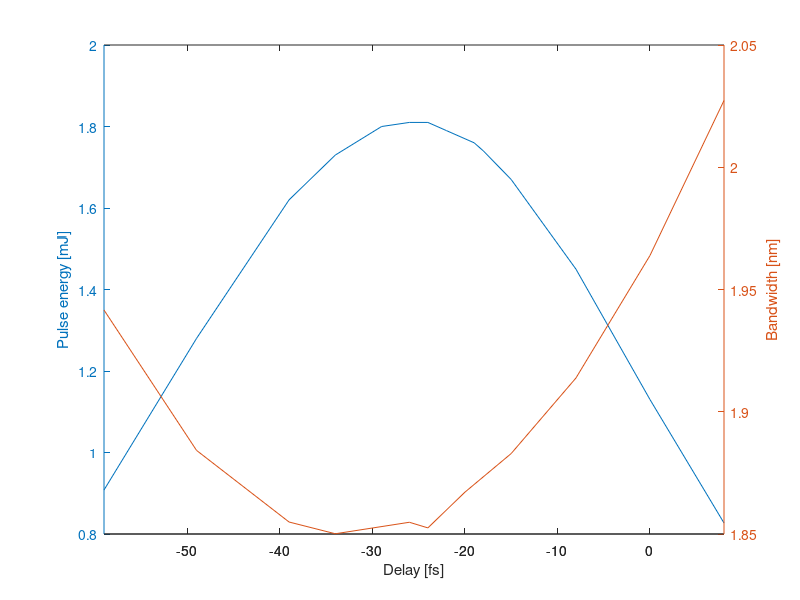

This figure's MATLAB source:
% 2d 785nm + 392.5nm 
% col1: delay in fs
% col2: output pulse energy in mJ
% col3: output peak irradiance in 1e10W/sq cm

data = [8, 0.827, 2.75;
    0, 1.13, 3.5;
    -8, 1.45, 4.15;
    -15, 1.67, 4.46;
    -18, 1.74, 4.48; 
    -19, 1.76, 4.49; 
    -20, 1.77, 4.48; 
    -22, 1.79, 4.44; 
    -24, 1.81, 4.39;
    -26, 1.81, 4.32;
    -29, 1.80,4.17;
    -34, 1.73,3.89;
    -39, 1.62,3.63;
    -49, 1.28, 3.22;
    -59, 0.908, 2.64];

% plotyy(data(:,1),data(:,2),data(:,1),data(:,3))

bw_data = [-59, 1.9416;
    -49, 1.8842;
    -39, 1.8549;
-34, 1.8501;
    -26,  1.8548;
    -24, 1.8525;
    -20, 1.8671;
    -15, 1.8829;
    -8, 1.9138;
0, 1.9639
8, 2.0273];

% hold on
% plot(bw_data(:,1),bw_data(:,2))
[ax, ay1, ay2] = plotyy(data(:,1),data(:,2),bw_data(:,1),bw_data(:,2));
xlabel(ax(1),'Delay [fs]')
ylabel(ax(1),'Pulse energy [mJ]')
ylabel(ax(2),'Bandwidth [nm]')



